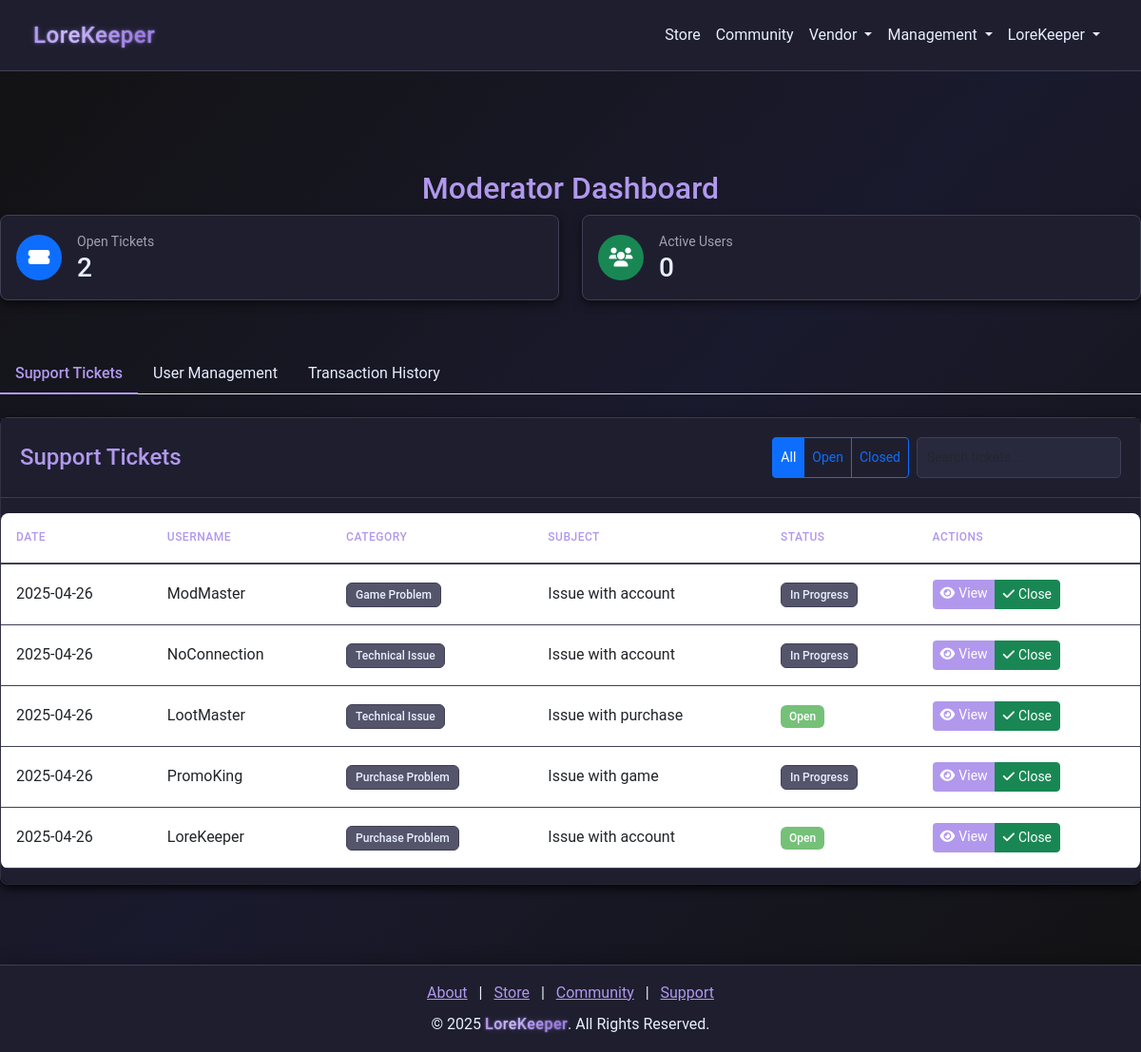
/moderator/dashboard (signed in), run on the app's committed database.
### models.py (models this page shows)
class SupportTicket(db.Model):
    __tablename__ = "support_tickets"
    id = db.Column(db.Integer, primary_key=True)
    user_id = db.Column(db.Integer, db.ForeignKey("users.id"), nullable=False)
    category = db.Column(db.String(100), nullable=False)
    subject = db.Column(db.String(100), nullable=False)
    message = db.Column(db.Text, nullable=False)
    status = db.Column(db.String(20), default="Open", index=True)
    created_at = db.Column(db.DateTime, default=datetime.utcnow)
    responses = db.relationship(
        "SupportTicketResponse",
        back_populates="ticket",
        lazy="dynamic",
        cascade="all, delete-orphan",
    )
    user = db.relationship("User", back_populates="tickets")

class User(db.Model):
    __tablename__ = "users"
    id = db.Column(db.Integer, primary_key=True)
    username = db.Column(db.String(64), nullable=False, index=True)
    email = db.Column(db.String(128), unique=True, nullable=False, index=True)
    password = db.Column(db.String(128), nullable=False)
    bio = db.Column(db.String(256), default="")
    privilege_id = db.Column(db.Integer, db.ForeignKey("privileges.id"), default=1)
    created_at = db.Column(db.DateTime, default=datetime.utcnow)
    status = db.Column(db.String(64), default="Active", index=True)
    balance = db.Column(db.Integer, default=0)
    pending_balance = db.Column(db.Integer, default=0)
    purchases = db.relationship(
        "Purchase", back_populates="user", lazy=True, cascade="all, delete-orphan"
    )
    subscription = db.relationship(
        "Subscription", back_populates="user", lazy=True, cascade="all, delete-orphan"
    )
    received_transactions = db.relationship(
        "Receipt", foreign_keys="Receipt.receiver_id", back_populates="receiver"
    )
    tickets = db.relationship("SupportTicket", back_populates="user")
    responses = db.relationship("SupportTicketResponse", back_populates="responder")
    balance_logs = db.relationship("TransactionLog", back_populates="user")
    game_states = db.relationship("GameState", back_populates="user")
    grindstone_items = db.relationship("GrindStoneItem", back_populates="user")
    community_posts = db.relationship("CommunityPost", back_populates="creator")
    community_replies = db.relationship("CommunityReply", back_populates="creator")

### app.py (the view)
@app.route("/moderator/dashboard", methods=["GET", "POST"])
@moderator_required
def moderator_dashboard():
    tickets = SupportTicket.query.all()
    return render_template(
        "moderator_dashboard.html",
        tickets=tickets,
        get_username_from_id=get_username_from_id,
    )

### app.py (called while the page is built)
@app.after_request
def add_header(response):
    response.headers["Cache-Control"] = "no-store"
    return response

@app.route("/get_username_from_id/<int:user_id>")
def get_username_from_id(user_id):
    user = User.query.filter_by(id=user_id).first()
    return user.username

@app.before_request
def before_request():
    try:
        if session.get("user_id"):
            session.permanent = True
        else:
            getCookie()
    except Exception:
        session.clear()

### wrappers.py (called while the page is built)
def moderator_required(f):
    @wraps(f)
    def decorated_function(*args, **kwargs):
        if not session.get("user_id"):
            flash("You must be logged in to access this page", "warning")
            return redirect(url_for("login"))
        if session.get("privilege_id") <= 998:
            flash("Moderator access required for this page", "warning")
            return redirect(url_for("home"))
        return f(*args, **kwargs)
    return decorated_function

### templates/moderator_dashboard.html (shortened to what this page needs)
{% extends "nav_footer_template.html" %}
{% block content %}
<div class="container mt-5 admin-dashboard">
    <h2 class="text-center" style="color: var(--accent-color);">Moderator Dashboard</h2>
    <div class="row mb-4">
        <div class="col-md-6">
            <div class="admin-card p-3">
                <div class="d-flex align-items-center">
                    <div class="stats-icon bg-primary">
                        <i class="fas fa-ticket-alt"></i>
                    </div>
                    <div class="ms-3">
                        <div class="small text-muted">Open Tickets</div>
                        <div class="h3 mb-0">{{ tickets|selectattr('status', 'eq', 'Open')|list|length }}</div>
                    </div>
                </div>
            </div>
        </div>
        <div class="col-md-6">
            <div class="admin-card p-3">
                <div class="d-flex align-items-center">
                    <div class="stats-icon bg-success">
                        <i class="fas fa-users"></i>
                    </div>
                    <div class="ms-3">
                        <div class="small text-muted">Active Users</div>
                        <div class="h3 mb-0">{{ users|selectattr('is_banned', 'eq', false)|list|length }}</div>
                    </div>
                </div>
            </div>
        </div>
    </div>
    <ul class="nav nav-tabs mb-4" id="moderatorTabs" role="tablist">
        <li class="nav-item">
            <a class="nav-link active" id="tickets-tab" data-bs-toggle="tab" href="#tickets" role="tab" style="color: var(--accent-color);">Support Tickets</a>
        </li>
        <li class="nav-item">
            <a class="nav-link" id="users-tab" data-bs-toggle="tab" href="#users" role="tab" style="color: var(--accent-color);">User Management</a>
        </li>
        <li class="nav-item">
            <a class="nav-link" id="transactions-tab" data-bs-toggle="tab" href="#transactions" role="tab" style="color: var(--accent-color);">Transaction History</a>
        </li>
    </ul>
    <div class="tab-content" id="moderatorTabContent">
        <div class="tab-pane fade show active" id="tickets" role="tabpanel">
            <div class="admin-card">
                <div class="card-header">
                    <div class="d-flex justify-content-between align-items-center">
                        <h5 class="card-title mb-0">Support Tickets</h5>
                        <div class="d-flex gap-2">
                            <div class="btn-group">
                                <button type="button" class="btn btn-sm btn-outline-primary active" onclick="filterTickets('all')">
                                    All
                                </button>
                                <button type="button" class="btn btn-sm btn-outline-primary" onclick="filterTickets('open')">
                                    Open
                                </button>
                                <button type="button" class="btn btn-sm btn-outline-primary" onclick="filterTickets('closed')">
                                    Closed
                                </button>
                            </div>
                            <input type="text" class="form-control form-control-sm" placeholder="Search tickets..." id="ticketSearch">
                        </div>
                    </div>
                </div>
                <div class="card-body p-0">
                    <div class="table-responsive">
                        <table class="table admin-table">
                            <thead>
                                <tr>
                                    <th>Date</th>
                                    <th>Username</th>
                                    <th>Category</th>
                                    <th>Subject</th>
                                    <th>Status</th>
                                    <th>Actions</th>
                                </tr>
                            </thead>
                            <tbody>
                                {% for ticket in tickets %}
                                <tr>
                                    <td>{{ ticket.created_at.strftime('%Y-%m-%d') }}</td>
                                    <td>{{ get_username_from_id(ticket.user_id) }}</td>
                                    <td>
                                        <span class="badge bg-secondary">{{ ticket.category }}</span>
                                    </td>
                                    <td>{{ ticket.subject }}</td>
                                    <td>
                                        <span class="badge {% if ticket.status == 'Open' %}bg-success{% else %}bg-secondary{% endif %}">
                                            {{ ticket.status }}
                                        </span>
                                    </td>
                                    <td>
                                        <div class="btn-group">
                                            <a href="{{ url_for('view_ticket', ticket_id=ticket.id) }}" class="btn btn-sm btn-primary">
                                                <i class="fas fa-eye me-1"></i>View
                                            </a>
                                            {% if ticket.status != 'Closed' %}
                                            <button type="button" class="btn btn-sm btn-success" onclick="closeTicket('{{ ticket.id }}')">
                                                <i class="fas fa-check me-1"></i>Close
                                            </button>
                                            {% endif %}
                                        </div>
                                    </td>
                                </tr>
                                {% endfor %}
                            </tbody>
                        </table>
                    </div>
                </div>
            </div>
        </div>
    </div>
</div>
{% endblock %}

### static/css/style.css (style rules this page uses)
:root { --background-color: #121212; --text-color: #E8EFFF; --text-muted: #a1a1b1; --accent-color: #b198ed; --card-background: #1e1e2f; --input-background: #29293d; --input-border: #404056; --btn-hover: #9b84d6; --store-btn-color: #ff7043; --store-btn-hover: #ff5722; --card-shadow: rgba(0, 0, 0, 0.5); --section-padding: 60px; --element-spacing: 20px; --accent-rgb: 177, 152, 237; --store-bg: #0d0d15; --store-card-bg: #1a1a2a; --store-accent: #b198ed; --store-text: #e8efff; --store-muted: #a1a1b1; --store-border: #2a2a40; --store-hover: #9b84d6; --basic-color: #5f9dff; --premium-color: #66bb6a; --ultimate-color: #ef5350; --primary-accent: #8a5cf7; --primary-light: #b198ed; --primary-dark: #6c40e0; --secondary-accent: #ff7043; --secondary-light: #ff9e80; --secondary-dark: #e64a19; --text-light: #e8efff; --card-bg: rgba(30, 30, 47, 0.95); --card-bg-hover: rgba(43, 43, 70, 0.95); --dark-bg: #121219; --border-color: rgba(255, 255, 255, 0.1); --success: #66bb6a; --danger: #ef5350; --warning: #ffa726; --info: #29b6f6; }
body { margin: 0; padding: 0; font-family: 'Roboto', sans-serif; background: linear-gradient(135deg, #121212, #1a1a2e, #121212); background-size: cover; background-repeat: no-repeat; background-attachment: fixed; color: var(--text-color); line-height: 1.6; display: flex; flex-direction: column; min-height: 100vh; overflow-x: hidden; -webkit-font-smoothing: antialiased; -moz-osx-font-smoothing: grayscale; text-rendering: optimizeLegibility; position: relative; }
.navbar-brand, .nav-link { color: var(--text-color) !important; transition: color 0.2s ease-in-out; }
.card, .card-header, .card-body { background-color: var(--card-background); color: var(--text-color); border: none; border-radius: 10px; box-shadow: 0 4px 10px var(--card-shadow); }
.form-control { background-color: var(--input-background); border: 1px solid var(--input-border); color: var(--text-color); }
.text-muted { color: var(--text-muted) !important; }
html, body { height: 100%; }
.text-center { text-align: center; }
.mb-4 { margin-bottom: 1.5rem; }
.container { width: 100%; max-width: 1200px; margin: 0 auto; padding: 0 15px; box-sizing: border-box; }
.card-header { background-color: var(--card-background); border-bottom: 1px solid var(--input-border); text-align: center; padding: 20px; }
.card-body { padding: 30px; background-color: var(--card-background); border-radius: 0 0 10px 10px; }
.form-control { background-color: var(--input-background); border: 1px solid var(--input-border); color: var(--text-color); padding: 10px; border-radius: 5px; }
.card-body { padding: 30px; }
.btn-primary { background-color: var(--accent-color); border: none; transition: background-color 0.3s ease, transform 0.2s ease; }
.admin-dashboard { padding: 2rem 0; }
.admin-card { background-color: var(--card-background); border: 1px solid var(--input-border); border-radius: 8px; margin-bottom: 2rem; box-shadow: 0 4px 10px var(--card-shadow); }
.admin-card .card-title { color: var(--accent-color); font-size: 1.5rem; margin-bottom: 1.5rem; }
.admin-card .card-body { padding: 1.5rem; }
.admin-table { width: 100%; background-color: var(--card-background); color: var(--text-color); border-radius: 8px; overflow: hidden; margin-top: 1rem; }
.admin-table thead { background-color: var(--input-background); }
.admin-table th { color: var(--accent-color); font-weight: 600; padding: 1rem; border-bottom: 2px solid var(--input-border); }
.admin-table td { padding: 1rem; vertical-align: middle; border-bottom: 1px solid var(--input-border); }
.admin-table tbody tr { transition: background-color 0.3s ease; }
.badge { padding: 0.5em 1em; font-weight: 500; border-radius: 6px; }
.badge.bg-secondary { background-color: var(--input-background) !important; color: var(--text-color); border: 1px solid var(--input-border); }
.badge.bg-success { background-color: var(--success) !important; }
a, button, .btn, .nav-link, .form-control { transition: all 0.25s ease-in-out; }
.badge.bg-success { background-color: rgba(102, 187, 106, 0.9) !important; }
.badge.bg-secondary { background-color: rgba(66, 66, 90, 0.9) !important; }

### data on the page
SupportTicket: created_at "2025-04-26", category "Game Problem", subject "Issue with account", status "In Progress"
User: username "ModMaster"
SupportTicket: created_at "2025-04-26", category "Technical Issue", subject "Issue with account", status "In Progress"
User: username "NoConnection"
SupportTicket: created_at "2025-04-26", category "Technical Issue", subject "Issue with purchase", status "Open"
User: username "LootMaster"
SupportTicket: created_at "2025-04-26", category "Purchase Problem", subject "Issue with game", status "In Progress"
User: username "PromoKing"
SupportTicket: created_at "2025-04-26", category "Purchase Problem", subject "Issue with account", status "Open"
User: username "LoreKeeper"

### other printed values
{{ session['username'] }} "LoreKeeper"
{{ tickets|selectattr('status', 'eq', 'Open')|list|length }} "2"
{{ users|selectattr('is_banned', 'eq', false)|list|length }} "0"
